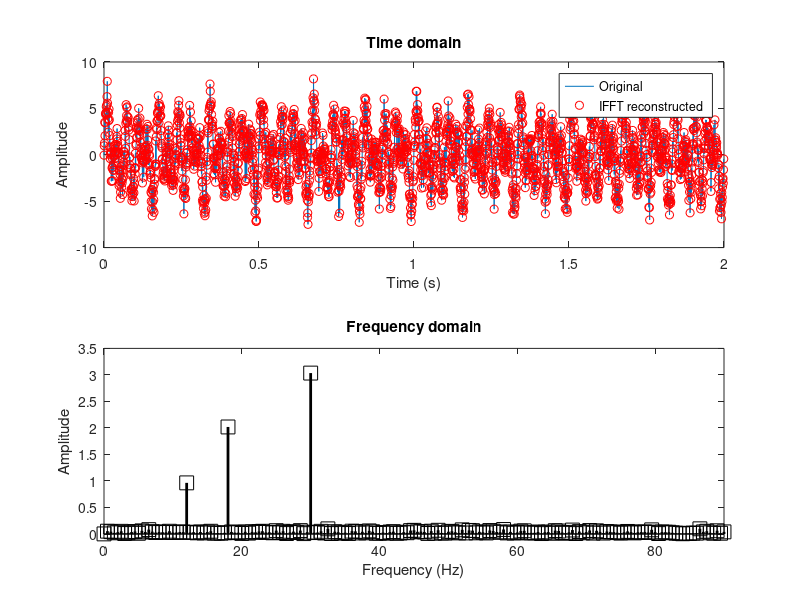
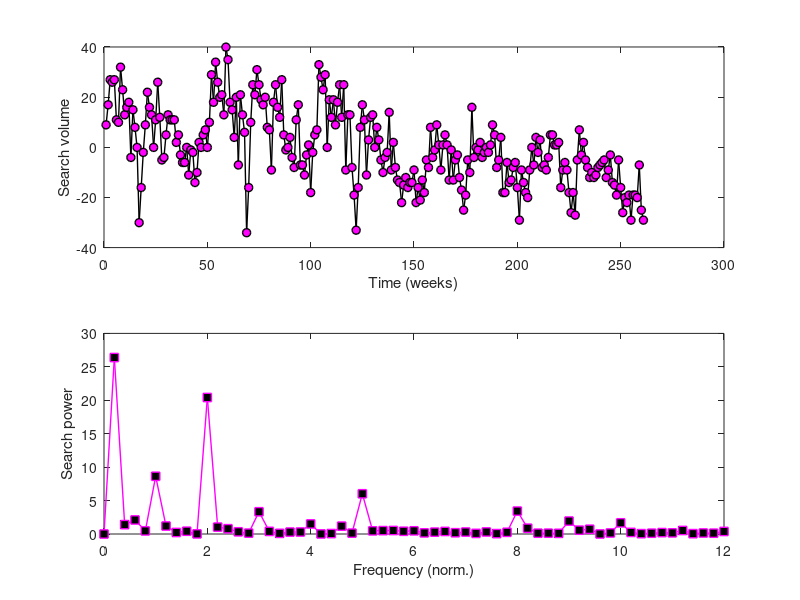

Recreate these plots in MATLAB, in order.
%%
%     COURSE: Signal processing problems, solved in MATLAB and Python
%    SECTION: Spectral and rhythmicity analyses
%      VIDEO: Fourier transform for spectral analyses
% Instructor: sincxpress.com
%
%%

%% Generate a multispectral noisy signal

% simulation parameters
srate = 1234; % in Hz
npnts = srate*2; % 2 seconds
time  = (0:npnts-1)/srate;

% frequencies to include
frex  = [ 12 18 30 ];

signal = zeros(size(time));

% loop over frequencies to create signal
for fi=1:length(frex)
    signal = signal + fi*sin(2*pi*frex(fi)*time);
end

% add some noise
signal = signal + randn(size(signal));

% amplitude spectrum via Fourier transform
signalX = fft(signal);
signalAmp = 2*abs(signalX)/npnts;

% vector of frequencies in Hz
hz = linspace(0,srate/2,floor(npnts/2)+1);


%% plots

figure(1), clf
subplot(211)

plot(time,signal)
xlabel('Time (s)'), ylabel('Amplitude')
title('Time domain')


subplot(212)
stem(hz,signalAmp(1:length(hz)),'ks','linew',2,'markersize',10)
set(gca,'xlim',[0 max(frex)*3])
xlabel('Frequency (Hz)'), ylabel('Amplitude')
title('Frequency domain')


subplot(211), hold on
plot(time,ifft(signalX),'ro')
legend({'Original';'IFFT reconstructed'})

%% example with real data

% data downloaded from https://trends.google.com/trends/explore?date=today%205-y&geo=US&q=signal%20processing
searchdata = [69 77 87 86 87 71 70 92 83 73 76 78 56 75 68 60 30 44 58 69 82 76 73 60 71 86 72 55 56 65 73 71 71 71 62 65 57 54 54 60 49 59 58 46 50 62 60 65 67 60 70 89 78 94 86 80 81 73 100 95 78 75 64 80 53 81 73 66 26 44 70 85 81 91 85 79 77 80 68 67 51 78 85 76 72 87 65 59 60 64 56 52 71 77 53 53 49 57 61 42 58 65 67 93 88 83 89 60 79 72 79 69 78 85 72 85 51 73 73 52 41 27 44 68 77 71 49 63 72 73 60 68 63 55 50 56 58 74 51 62 52 47 46 38 45 48 44 46 46 51 38 44 39 47 42 55 52 68 56 59 69 61 51 61 65 61 47 59 47 55 57 48 43 35 41 55 50 76 56 60 59 62 56 58 60 58 61 69 65 52 55 64 42 42 54 46 47 52 54 44 31 51 46 42 40 51 60 53 64 58 63 52 53 51 56 65 65 61 61 62 44 51 54 51 42 34 42 33 55 67 57 62 55 52 48 50 48 49 52 53 54 55 48 51 57 46 45 41 55 44 34 40 38 41 31 41 41 40 53 35 31];
N = length(searchdata);

% possible normalization %
% searchdata = detrend(searchdata); % detrends and normalizes mean to zero
searchdata = searchdata - mean(searchdata); % mean-centers data without removing underlying trends

% power
searchpow = abs( fft( searchdata )/N ).^2;
hz = linspace(0,52,N);

figure(2), clf
subplot(211)
plot(searchdata,'ko-','markerfacecolor','m','linew',1)
xlabel('Time (weeks)'), ylabel('Search volume')

subplot(212)
plot(hz,searchpow,'ms-','markerfacecolor','k','linew',1)
xlabel('Frequency (norm.)'), ylabel('Search power')
set(gca,'xlim',[0 12])

%% done.
